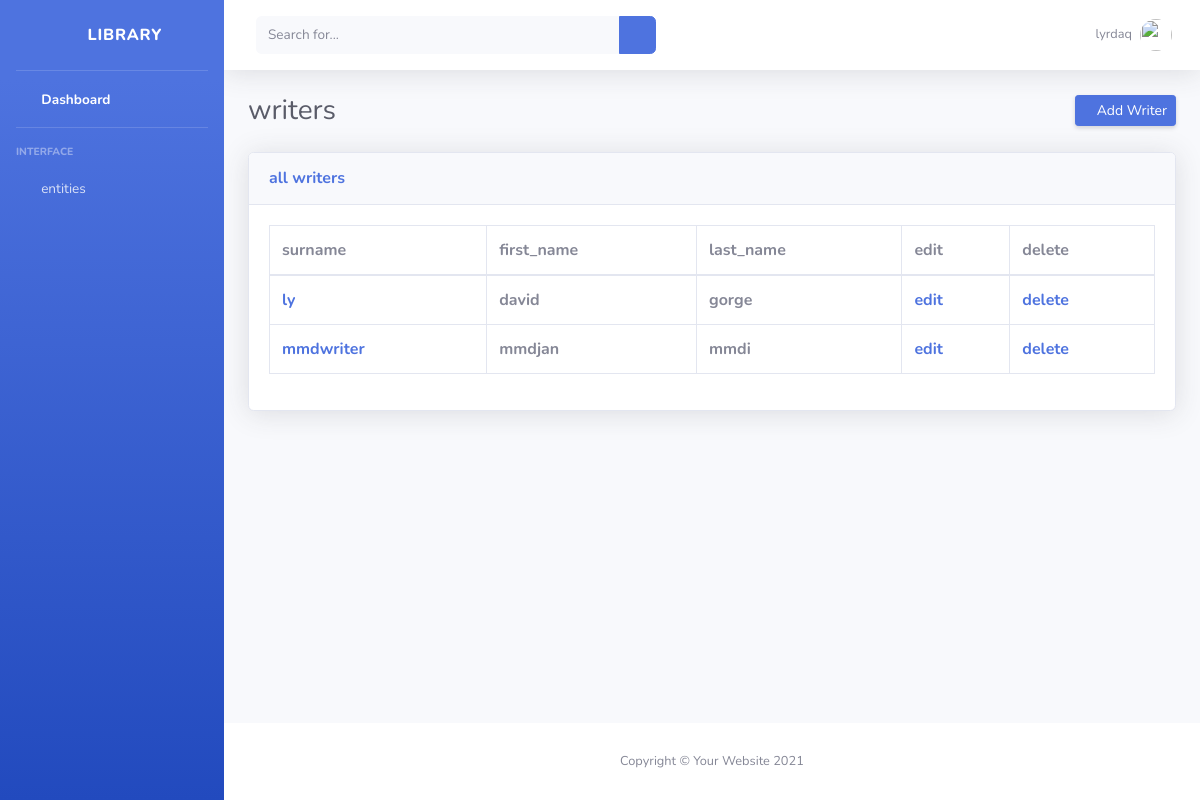
The page /writerlist/ (signed in) on the database its author committed.
### account/models.py (models this page shows, shortened)
class User(AbstractUser):
    MEMBERSHIP_CHOICES = [
        ('B','Bronze'),
        ('D','Gold'),
        ('S','Silver'),
    ]
    phone = models.CharField(max_length=200)
    date_birth = models.DateField(blank=True, null=True)
    membership = models.CharField(max_length=1,
        choices=MEMBERSHIP_CHOICES, default='B')

### Book/models.py (models this page shows, shortened)
class Writer(models.Model):
    objects = WriterManager()
    first_name = models.CharField(max_length=200)
    last_name = models.CharField(max_length=200)
    surname = models.CharField(max_length=200)

### Book/views.py (the view)
# urls.py: path('writerlist/', WriterListView.as_view(), name='writerlist'),
class WriterListView(LoginRequiredMixin,AdminRequiredMixin,ListView):
    model = Writer
    template_name = 'book/writerlist.html'
    context_object_name = 'writers'
    ordering = ['surname']
    paginate_by = 8

### Book/mixins.py (called while the page is built)
    def dispatch(self, request, *args, **kwargs):
        if self.request.user.is_staff == True:
            return super().dispatch(request, *args, **kwargs)
        else:
            return HttpResponse('<h2>you are not admin</h2>')

### templates/book/writerlist.html (shortened to what this page needs)
{% extends "book/base.html" %}
{% load static %}
{% block sidepanel %}
<ul class="navbar-nav bg-gradient-primary sidebar sidebar-dark accordion" id="accordionSidebar">
    <a class="sidebar-brand d-flex align-items-center justify-content-center" href="index.html">
        <div class="sidebar-brand-icon rotate-n-15">
            <i class="fas fa-laugh-wink"></i>
        </div>
        <div class="sidebar-brand-text mx-3"> Library</div>
    </a>
    <hr class="sidebar-divider my-0">
    <li class="nav-item active">
        <a class="nav-link" href="{% url 'book:home' %}">
            <i class="fas fa-fw fa-tachometer-alt"></i>
            <span>Dashboard</span></a>
    </li>
    <hr class="sidebar-divider">
    <div class="sidebar-heading">
        Interface
    </div>
    <li class="nav-item">
        <a class="nav-link collapsed" href="#" data-toggle="collapse" data-target="#collapseTwo"
            aria-expanded="true" aria-controls="collapseTwo">
            <i class="fas fa-fw fa-cog"></i>
            <span>entities</span>
        </a>
    </li>
</ul>
{% endblock sidepanel %}
{% block content %}
<div id="content">
    <nav class="navbar navbar-expand navbar-light bg-white topbar mb-4 static-top shadow">
        <form method="GET" action="{% url 'book:booklist' %}"
            class="d-none d-sm-inline-block form-inline mr-auto ml-md-3 my-2 my-md-0 mw-100 navbar-search">
            <div class="input-group">
                <input name="keyword" type="text" class="form-control bg-light border-0 small" placeholder="Search for..."
                    aria-label="Search" aria-describedby="basic-addon2">
                <div class="input-group-append">
                    <button class="btn btn-primary" type="submit">
                        <i class="fas fa-search fa-sm"></i>
                    </button>
                </div>
            </div>
        </form>
        <ul class="navbar-nav ml-auto">
            <li class="nav-item dropdown no-arrow">
                <a class="nav-link dropdown-toggle" href="#" id="userDropdown" role="button"
                    data-toggle="dropdown" aria-haspopup="true" aria-expanded="false">
                    <span class="mr-2 d-none d-lg-inline text-gray-600 small">{{user.username}}</span>
                    <img class="img-profile rounded-circle"
                        src="{% static 'img/undraw_profile.svg' %}">
                </a>
            </li>
        </ul>
    </nav>
    <div class="container-fluid">
        <div class="d-sm-flex align-items-center justify-content-between mb-4">
            <h1 class="h3 mb-0 text-gray-800">writers</h1>
            <a href="{% url 'book:writercreate' %}" class="d-none d-sm-inline-block btn btn-sm btn-primary shadow-sm"><i
                    class="fas fa-plus fa-sm text-white-50"></i> Add Writer</a>
        </div>
        <div class="card shadow mb-4">
            <div class="card-header py-3">
                <h6 class="m-0 font-weight-bold text-primary">all writers</h6>
            </div>
            <div class="card-body">
                <div class="table-responsive">
                    <table class="table table-bordered" id="dataTable" width="100%" cellspacing="0">
                        <thead>
                            <tr>
                                <th>surname</th>
                                <th>first_name</th>
                                <th>last_name</th>
                                <th>edit</th>
                                <th>delete</th>
                            </tr>
                        </thead>
                        <tbody>
                            {% for writer in writers %}
                            <tr>
                                <th><a href="{% url 'book:writerdetail' writer.id %}">{{writer.surname}}</a></th>
                                <th>{{writer.first_name}}</th>
                                <th>{{writer.last_name}}</th>
                                <th><a href="{% url 'book:writerupdate' writer.id %}">edit</a></th>
                                <th><a href="{% url 'book:writerdelete' writer.id %}">delete</a></th>
                            </tr>
                            {% endfor %}
                        </tbody>
                    </table>
                </div>
            </div>
        </div>
    </div>
</div>
{% endblock content %}

### rows shown on the page
User: username "lyrdaq"
Writer: surname "ly", first_name "david", last_name "gorge"
Writer: surname "mmdwriter", first_name "mmdjan", last_name "mmdi"
